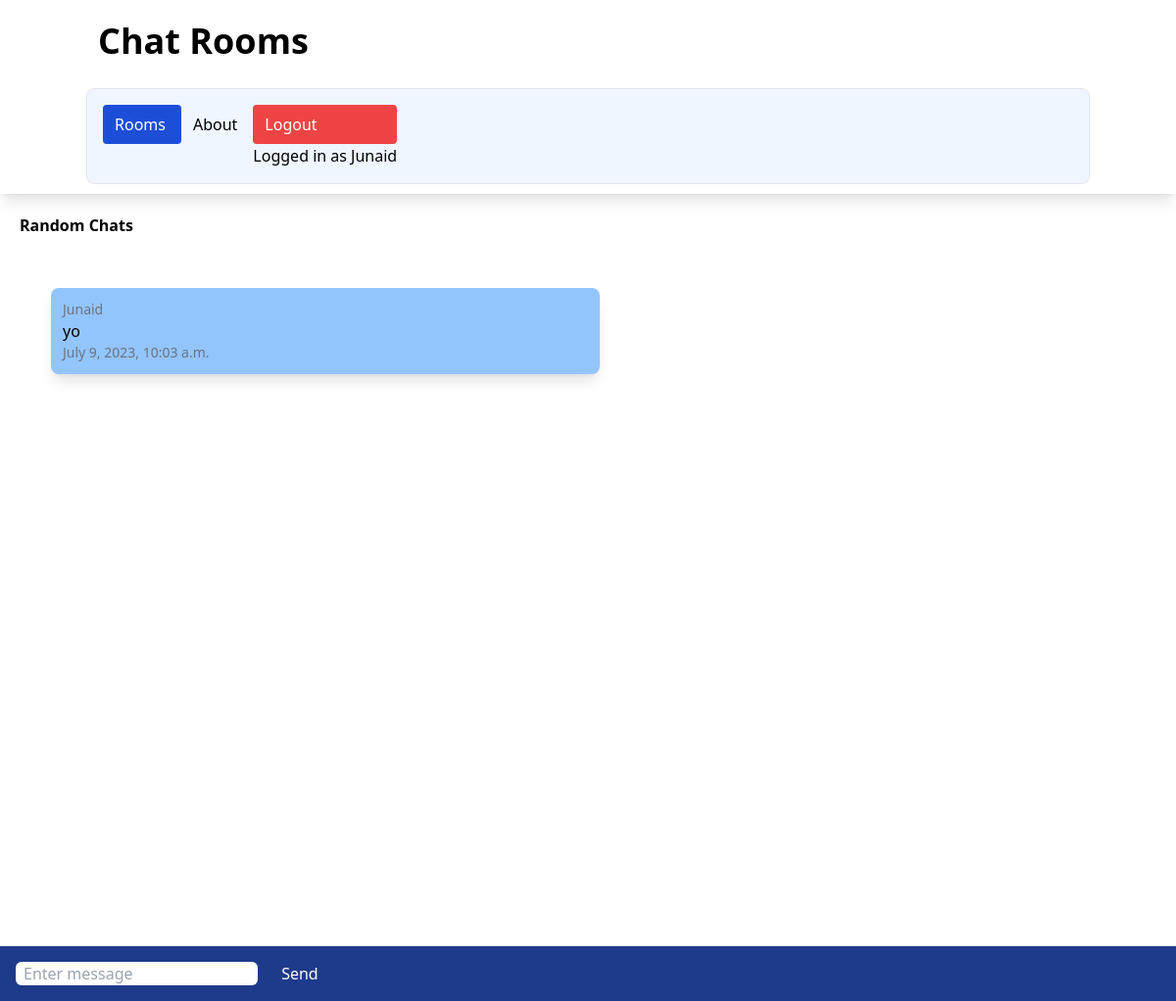
/rooms/random/ (signed in), run on an earlier commit of the app's database.
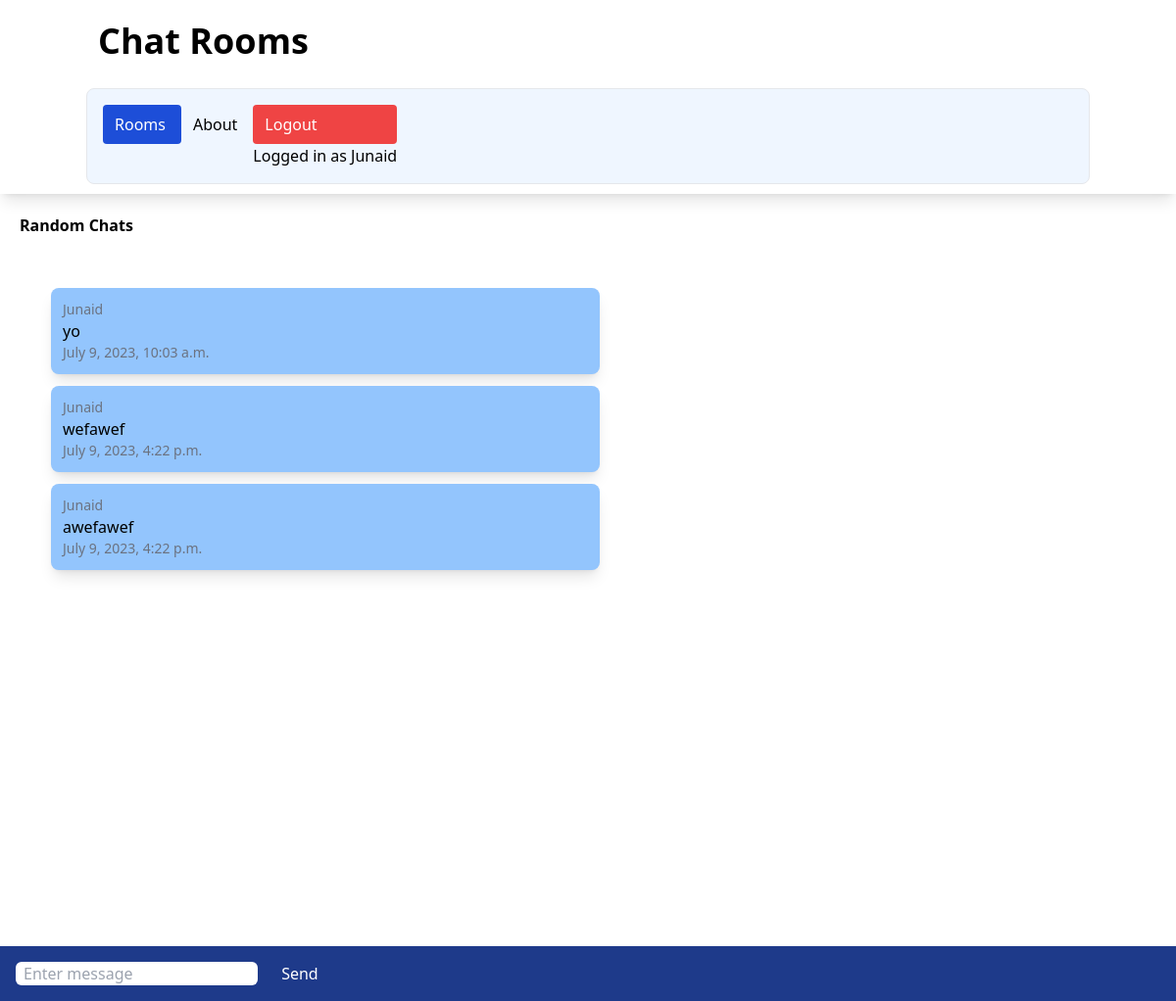
And on a later commit of the database.
### chatapp/models.py (models this page shows)
class ChatRoom(models.Model):
    name=models.CharField(max_length=100)
    slug = models.SlugField( unique=True)

class ChatMessage(models.Model):
    user = models.ForeignKey(User, on_delete=models.CASCADE)
    room = models.ForeignKey(ChatRoom, on_delete=models.CASCADE)
    message_content = models.TextField()
    date = models.DateTimeField(auto_now=True)
    class Meta:
        ordering=('date',)

### chatapp/views.py (the view)
# urls.py: path('<slug:slug>/',views.chatroom,name='chatroom'),
@login_required
def chatroom(request,slug):
    chatroom = ChatRoom.objects.get(slug=slug)
    messages = ChatMessage.objects.filter(room=chatroom)[0:300]
    return render(request,'chatapp/room.html',{'chatroom':chatroom,'messages':messages})

### chatapp/templates/chatapp/room.html (shortened to what this page needs)
{% extends 'chatapp/base.html' %}
{% block body %}
<div class="m-5 font-bold ">
{{ chatroom.name }}
</div>
<div class="message-container m-10 overflow-auto h-[700px]" id="message-container">
<div id="chat-messages">
    {% for message in messages %}
    <div class="message shadow-lg p-3 m-3 rounded-lg w-1/2 bg-blue-300">
        <div class="text-sm text-gray-500">
            {{ message.user.username }}
        </div>
            {{ message.message_content }}
        <div class="text-sm text-gray-500">
            {{ message.date}}
        </div>
    </div>
    {% endfor %}
</div>
</div>
<div class="form-container fixed inset-x-0 bottom-0 bg-blue-900 p-4">
<form method="post">
    <input class="rounded-md px-2" id="message-input" type="text" name="message" placeholder="Enter message">
    <button class="text-white ml-5" id="send-button" type="submit">Send</button>
</form>
</div>
{% endblock %}

### chatapp/templates/chatapp/base.html (shortened to what this page needs)
<!DOCTYPE html>
<html lang="en">
<head>
    <script src="https://cdn.tailwindcss.com"></script>
</head>
<body>
    <nav class="shadow-lg px-3 py-2.5">
        <div class="container flex flex-wrap justify-between mx-auto">
            <a class="flex items-center" >
                <span class="self-center text-4xl font-semibold">Chat Rooms</span>
            </a>
            <div class="w-full block w-auto">
                <ul class="flex flex-row p-4 mt-4 border rounded-lg border-grau-100 bg-blue-50">
                    <li>
                        <a class="block py-2 pl-3 pr-4 rounded bg-blue-700 text-white" href="/rooms">Rooms</a>
                    </li>
                    <li>
                        <a class="block py-2 pl-3 pr-4 rounded " target="_blank" href="https://github.com/June-24/DjangoChat">About</a>
                    </li>
                    <li>
                        {% if user.is_authenticated %}
                        <a class="block py-2 pl-3 pr-4 rounded bg-red-500 text-white" href="{% url 'logout' %}">Logout</a>
                        <h1>Logged in as <a  href="{% url 'profile' %}">{{ user.username }}</a></h1>
                        {% else %}
                        <a class="block py-2 pl-3 pr-4 rounded bg-green-700 text-white" href="{% url 'login' %}">Login</a>
                        {% endif %}
                    </li>
                </ul>
            </div>
        </div>
    </nav>
    {% block body %}
    {% endblock %}
</body>
</html>

What changed in the data, as far as the page shows it:
added ChatMessage: user.username "Junaid", message_content "wefawef", date "July 9, 2023, 4:22 p.m."
added ChatMessage: user.username "Junaid", message_content "awefawef", date "July 9, 2023, 4:22 p.m."
